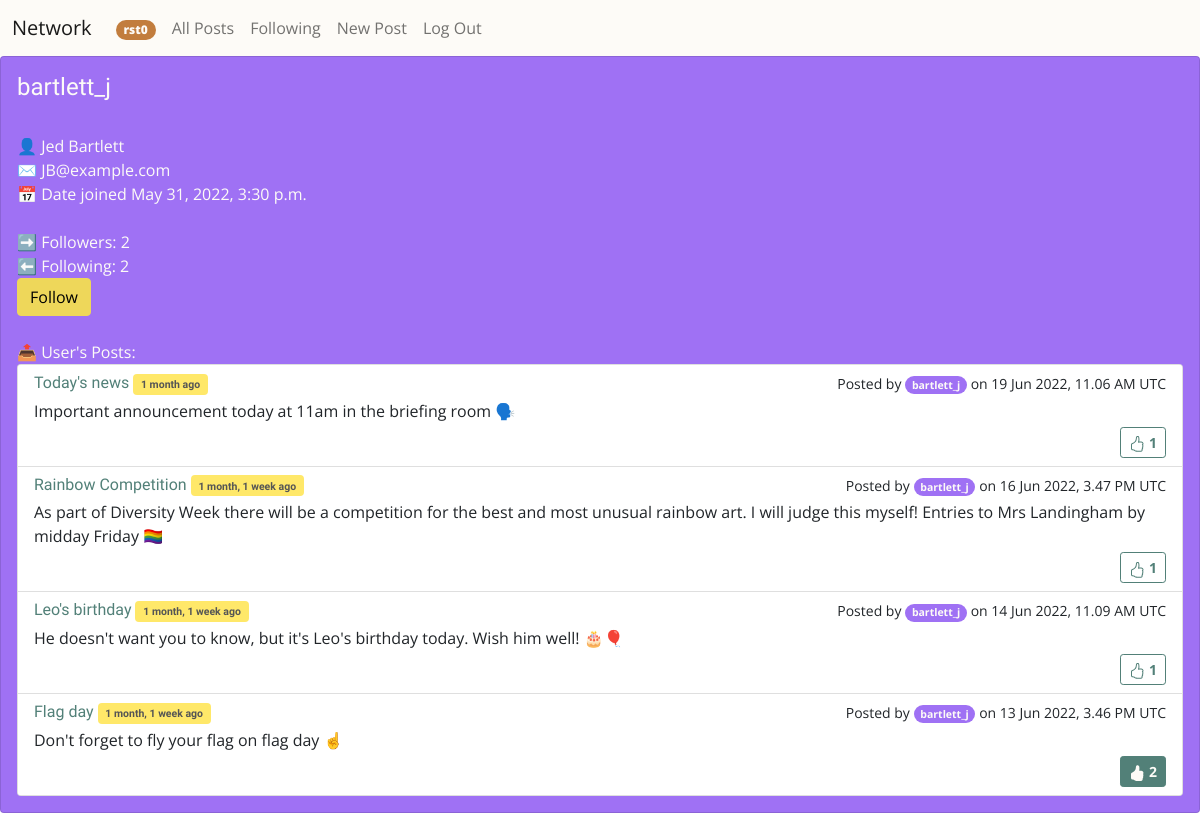
The page /user/2 (signed in) on the database its author committed.
### network/models.py (models this page shows, shortened)
class User(AbstractUser):
    userColour = RGBColorField(default='#FF9000')

class Post(models.Model):
    user = models.ForeignKey("User", on_delete=models.CASCADE, related_name="post")
    subject = models.CharField(max_length=255, blank=False)
    body = models.TextField(blank=False)
    timestamp = models.DateTimeField(auto_now_add=True)
    likes = models.ForeignKey("Like", null=True, blank=True, on_delete=models.CASCADE, related_name="likedBy")

### network/views.py (the view)
# urls.py: path("user/<int:user_id>", views.userPosts, name="userPosts"),
def userPosts(request, user_id):
    form = NewPost()
    user = User.objects.get(id=user_id)
    posts = Post.objects.filter(user=user_id).select_related('likes').annotate(num_Likes=Count('likedPost')).order_by("-timestamp").all()
    follows = Follower.objects.filter(user=user_id).annotate(num_Follows=Count('follows'))
    paginator = Paginator(posts,10)
    page_number = request.GET.get('page')
    page_obj = paginator.get_page(page_number)
    if not follows:
        follows = [0]
    followers = Follower.objects.filter(follows=user_id).annotate(num_Followers=Count('follows'))
    if not followers:
        followers = [0]
    if Follower.objects.filter(user=request.user, follows=user_id):
        is_followed = True
    else:
        is_followed = False
    try:
        userLikes = [post.id if Like.objects.filter(post=post.id, user=request.user) else None for post in posts]
    except:
        userLikes = None
    return render(request, "network/user.html", {
    "user" : user,
    "posts": page_obj,
    "follows": len(follows),
    "followers": len(followers),
    "is_followed": is_followed,
    "form": form,
    "userLikes": userLikes,
})

### network/forms.py
class NewPost(forms.ModelForm):
    def __init__(self, *args, **kwargs):
        super().__init__(*args, **kwargs)
        self.helper = FormHelper()
        self.helper.form_id = "id-exampleForm"
        self.helper.form_class = 'blueForms'
        self.helper.form_method = 'post'
        self.helper.form_action = 'submit_survey'
        self.helper.add_input(Submit('submit', 'Submit'))
    class Meta:
        model = Post
        exclude = ('user', 'likes')

### network/templates/network/user.html (shortened to what this page needs)
{% extends "network/layout.html" %}
{% load static %}
{% load bootstrap_pagination %}
{% load crispy_forms_tags %}
{% block body %}
<section id="profile-view" style="display: block;">
      <div class="card card-body text-light" style="background: {{user.userColour}}">
      <H4>{{user.username}}</H4></br> 👤 {{user.first_name}} {{user.last_name}}</br>
       ✉️ {{user.email}}</br>
       📅 Date joined {{ user.date_joined }}<br><br>
       ➡️ Followers:
        {% if followers %}
        {{followers}}
        {% else %}
        0
        {% endif %}
        <br>
       ⬅️ Following:
        {% if follows %}
        {{follows}}
        {% else %}
        0
        {% endif %}
        <br>
    {% if user.is_authenticated %}
        {% if request.user.id != user.id %}
            {% if not is_followed %}
            <form action="/addFollower" method="post">
                <input type="submit" class="btn btn-secondary" value="Follow" name="followButton">
            </form>
            {% else %}
            <form action="/removeFollower" method="post">
                {% csrf_token %}
                <input type="hidden" value="{{user.id}}" name="unfollowUser" size="1"/>
                <input type="submit" class="btn btn-secondary" value="Unfollow" name="unfollowButton">
            </form>
            {% endif %}
        {% endif %}
    {% endif %}
    <br>📤 User's Posts:
        <section id="posts-list" style="display: block;">
            <div class="card" >
                <div class="list-group list-group-flush" id="allPosts">
                {% for post in posts %}
                <div class="list-group-item list-group-item-action flex-column align-items-start ">
                    <div class="d-flex w-100 justify-content-between">
                    <h6 class="mb-1 text-primary" id="post-subject-{{post.id}}">{{ post.subject }} <span class="badge bg-warning text-dark"><small>{{ post.timestamp|timesince }} ago</small></span></h6>
                    <small id="posted-by-{{post.id}}">Posted by
                      {% if user.is_authenticated %}
                        <badge class="badge rounded-pill text-light" style="background: {{post.user.userColour}}" id="show-profile" href="{{post.user.id}}">{{ post.user.username }}</badge>
                      {% else %}
                        {{ post.user.username }}
                      {% endif %}
                    on {{ post.timestamp|date:'j M Y, g.i A e'  }}
                        </small>
                    </div>
                    <p class="mb-1" id="post-body-{{post.id}}">{{ post.body }}</p>
                    <div class="text-end">
                      {% if post.user.id == request.user.id %}
                      <div class="d-flex justify-content-between">
                        <div class="btn-toolbar" role="toolbar" aria-label="Toolbar with button groups">
                          <div class="btn-group me-2" role="group" aria-label="First group">
                        <button class="btn btn-primary btn-sm text-light" id="edit-post-button-{{post.id}}" onclick="show('{{post.id}}')">Edit</button></div>
                        <div class="btn-group me-2" role="group" aria-label="Second group">
                        <form id="delPostForm" action="{% url 'deletePost' %}" method="post">
                          {% csrf_token %}
                            <input type ="hidden" id="post_id" name="post_id" value="{{ post.id }}">
                            <button type="submit" class="btn btn-danger">
                              <svg xmlns="http://www.w3.org/2000/svg" width="16" height="16" fill="currentColor" class="bi bi-trash" viewBox="0 0 16 16">
                              <path d="M5.5 5.5A.5.5 0 0 1 6 6v6a.5.5 0 0 1-1 0V6a.5.5 0 0 1 .5-.5zm2.5 0a.5.5 0 0 1 .5.5v6a.5.5 0 0 1-1 0V6a.5.5 0 0 1 .5-.5zm3 .5a.5.5 0 0 0-1 0v6a.5.5 0 0 0 1 0V6z"/>
                              <path fill-rule="evenodd" d="M14.5 3a1 1 0 0 1-1 1H13v9a2 2 0 0 1-2 2H5a2 2 0 0 1-2-2V4h-.5a1 1 0 0 1-1-1V2a1 1 0 0 1 1-1H6a1 1 0 0 1 1-1h2a1 1 0 0 1 1 1h3.5a1 1 0 0 1 1 1v1zM4.118 4 4 4.059V13a1 1 0 0 0 1 1h6a1 1 0 0 0 1-1V4.059L11.882 4H4.118zM2.5 3V2h11v1h-11z"/>
                            </svg>
                          </button></div></div>
                      </form>
                        {% else %}
                        <div>
                        {% endif %}
                        {% if post.id in userLikes %}
                        <div id="numLikesVal-{{post.id}}"><button href="" class="btn btn-primary btn-sm text-light" id="followButton-{{post.id}}" onclick="like('{{post.id}}')" ><strong id="followText-{{post.id}}"> {{ post.num_Likes }}
                          {% else %}
                          <div id="numLikesVal-{{post.id}}"><button href="" class="btn btn-outline-primary btn-sm"  id="followButton-{{post.id}}" onclick="like('{{post.id}}')" ><strong id="followText-{{post.id}}"> {{ post.num_Likes }}
                            {% endif %}
                        </strong></button>
                      </div>
                      </div>
                      </div>
              </div>
                {% endfor %}
                </div>
            </div>
            </section>
      </div>
  </section>
{% endblock %}

### network/templates/network/layout.html (shortened to what this page needs)
{% load static %}
<!DOCTYPE html>
<html lang="en">
  <head>
    <link
      href="https://cdn.jsdelivr.net/npm/bootstrap@5.2.0-beta1/dist/css/bootstrap.min.css"
      rel="stylesheet"
    />
    <link href="{% static 'network/styles.css' %}" rel="stylesheet" />
  </head>
  <body>
    <nav class="navbar navbar-expand-lg navbar-light bg-light">
      <div class="container-fluid">
        <a class="navbar-brand" href="{% url 'index' %}">Network</a>
        <div class="collapse navbar-collapse" id="navbarToggler">
          <ul class="navbar-nav me-auto mb-2 mb-lg-0">
            {% if user.is_authenticated %}
            <li class="nav-item">
              <a class="nav-link" href="/user/{{request.user.id}}"
                ><badge
                  class="badge rounded-pill text-light"
                  style="background: {{request.user.userColour}}"
                  ><strong>{{ request.user.username }}</strong></badge
                ></a
              >
            </li>
            {% endif %}
            <li class="nav-item">
              <a class="nav-link" href="{% url 'index' %}">All Posts</a>
            </li>
            {% if user.is_authenticated %}
            <li class="nav-item">
              <a class="nav-link" href="{% url 'following' %}">Following</a>
            </li>
            <li class="nav-item">
              <a
                class="nav-link"
                data-bs-toggle="collapse"
                href="#collapseNewPost"
                role="button"
                aria-expanded="false"
                aria-controls="collapseNewPost"
                >New Post</a
              >
            </li>
            <li class="nav-item">
              <a class="nav-link" href="{% url 'logout' %}">Log Out</a>
            </li>
            {% endif %}
          </ul>
        </div>
      </div>
    </nav>
    <div class="body">{% block body %} {% endblock %}</div>
  </body>
</html>

### rows shown on the page
User: user.username "rst0"
User: username "bartlett_j", first_name "Jed", last_name "Bartlett", email "JB@example.com", date_joined "May 31, 2022, 3:30 p.m."
Post: subject "Today's news", timestamp "1 month", user.username "bartlett_j", timestamp "19 Jun 2022, 11.06 AM UTC", body "Important announcement today at 11am in the briefing room 🗣️", num_Likes "1"
Post: subject "Rainbow Competition", timestamp "1 month, 1 week", user.username "bartlett_j", timestamp "16 Jun 2022, 3.47 PM UTC", body "As part of Diversity Week there will be a competition for the best and most unusual rainbow art. I will judge this myself! Entries to Mrs Landingham by midday Friday 🏳️‍🌈", num_Likes "1"
Post: subject "Leo's birthday", timestamp "1 month, 1 week", user.username "bartlett_j", timestamp "14 Jun 2022, 11.09 AM UTC", body "He doesn't want you to know, but it's Leo's birthday today. Wish him well! 🎂🎈", num_Likes "1"
Post: subject "Flag day", timestamp "1 month, 1 week", user.username "bartlett_j", timestamp "13 Jun 2022, 3.46 PM UTC", body "Don't forget to fly your flag on flag day ☝️", num_Likes "2"

### other values the page prints
{{ followers }} "2"
{{ follows }} "2"
